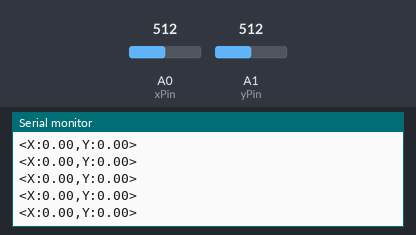
A sketch run on a simulated Arduino Uno, built with avr-gcc and run on an emulated ATmega328P. Shown: the last lines printed to the serial monitor. The inputs (shaded band) are chosen by the test bench; at power-on: A0 (xPin) = 512, A1 (yPin) = 512.

Above: at 1.2 s.
1.3 s: A0 (xPin) set to 716
At 1.32 s:
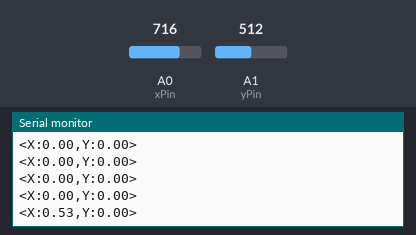
2.8 s: A1 (yPin) set to 716
At 2.83 s:
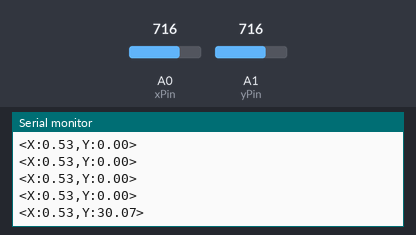
4.3 s: A0 (xPin) set to 900
At 4.35 s:
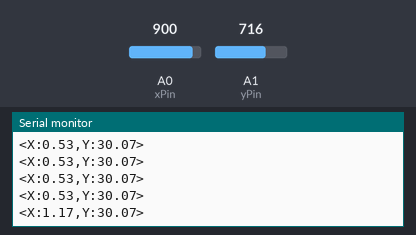
5.8 s: A1 (yPin) set to 900
At 5.87 s:
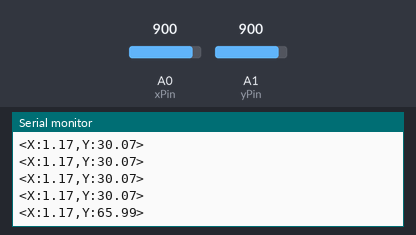
Timing chart, 0 to 8.8 s (numbered marks = the images above; inputs shaded):
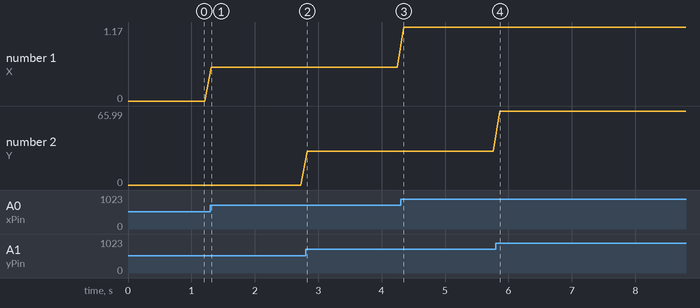

Measured:
- after the input at 1.3 s, the serial monitor: prints a new line at once (image 1)
- after the input at 2.8 s, the serial monitor: prints a new line at once (image 2)
- after the input at 4.3 s, the serial monitor: prints a new line after 0.05 s (image 3)
- after the input at 5.8 s, the serial monitor: prints a new line after 0.06 s (image 4)
- plotted number 1: 0 → 0.53 after the input at 1.3 s, 0.53 → 1.17 after the input at 4.3 s
- plotted number 2: 0 → 30.07 after the input at 2.8 s, 30.07 → 65.99 after the input at 5.8 s

The sketch:

joystick_control.ino
```cpp
// Arduino Code: joystick_control.ino

// Pin Definitions
const int xPin = A0;  // X-axis analog input
const int yPin = A1;  // Y-axis analog input
const int swPin = 2;  // Push button input (not used in this code)

// Constants for joystick calibration
const int joystickCenter = 512;  // Center value for analog readings
const int deadZone = 50;         // Dead zone to prevent noise around center position

// Maximum output values
const float xMaxOutput = 1.6;    // Max value for X-axis
const int yMaxOutput = 90;       // Max value for Y-axis

void setup()
{
    Serial.begin(9600);            // Initialize serial communication at 9600 baud
    pinMode(swPin, INPUT_PULLUP);  // Configure the push button pin (if needed)
}

void loop()
{
    int rawX = analogRead(xPin);   // Read raw X-axis value
    int rawY = analogRead(yPin);   // Read raw Y-axis value

    // Process joystick inputs
    float xValue = processJoystickAxis(rawX, xMaxOutput);
    float yValue = processJoystickAxis(rawY, yMaxOutput);

    // Send the values over serial in a formatted string with start and end markers
    Serial.print("<X:");
    Serial.print(xValue, 2);  // Limit to 2 decimal places
    Serial.print(",Y:");
    Serial.print(yValue, 2);  // Limit to 2 decimal places
    Serial.println(">");

    delay(100);  // Delay to control the update rate
}

// Function to process and map joystick axis values
float processJoystickAxis(int rawValue, float maxOutput)
{
    float outputValue = 0.0;

    if (rawValue > (joystickCenter + deadZone))
    {
        // Positive movement
        float percent = (float)(rawValue - (joystickCenter + deadZone)) / (1023 - (joystickCenter + deadZone));
        outputValue = percent * maxOutput;
        outputValue = constrain(outputValue, 0.0, maxOutput);
    }
    else if (rawValue < (joystickCenter - deadZone))
    {
        // Negative movement
        float percent = (float)((joystickCenter - deadZone) - rawValue) / ((joystickCenter - deadZone) - 0);
        outputValue = percent * maxOutput;
        outputValue = constrain(outputValue, 0.0, maxOutput);
    }
    else
    {
        // Within dead zone
        outputValue = 0.0;
    }

    return outputValue;
}
```
